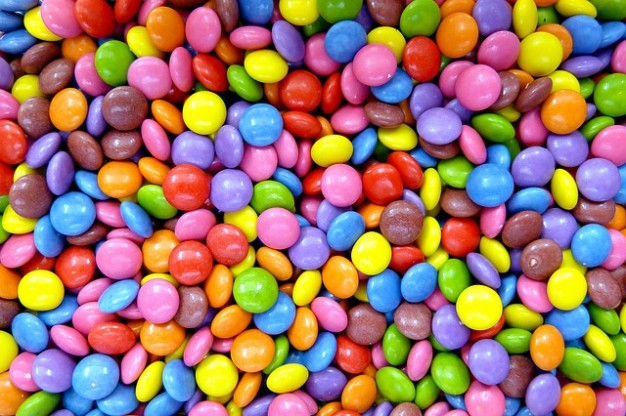
#> input picture imagesTP/confiserie-smarties-lentilles_121-50838.jpg, 626 x 416 px
$ python IHLS.py
#> lines starting #> are read from the running program, lines starting #| are printed output that depends on the picture
from math import acos, pi, sqrt
import cv2
import numpy as np
from matplotlib import pyplot as plt

def calculate_ihls(red_value: float, green_value: float, blue_value: float) -> tuple[float, float, float]:
    """
    Permet de calculer les valeurs 'hue', 'luminosity'
    :param red_value:
    :param green_value:
    :param blue_value:
    :return:
    """
    # Permet de calculer les différents canaux de
    # l'espace de couleur IHSL avec les formules du
    # cours
    luminosity = float(0.2126 * red_value + 0.7152 * green_value + 0.0722 * blue_value)*255
    saturation = float(max(red_value, green_value, blue_value) - min(red_value, green_value, blue_value))*255
    hue = -1.0
    if red_value == green_value and green_value == blue_value:
        hue = 0.0
    else:
        denominator_value = (red_value ** 2) + (green_value ** 2) + (blue_value ** 2) - (red_value * green_value) - (red_value * blue_value) - (blue_value * green_value)
        total = ((red_value - (green_value / 2) - (blue_value / 2)) / (sqrt(denominator_value)))
        if total > 1:
            total = 1.0
        elif total < -1:
            total = -1.0
        hue = acos(total)
        hue = hue*(180/pi)
    if blue_value > green_value:
        hue = 360.0 - hue
    return hue, luminosity, saturation

def rgb2ihls(image):
  new_image = np.zeros_like(image)
  for i, j, color in np.ndindex(image.shape):
    colors = image[i][j]
    ihls_color = calculate_ihls(colors[0]/255.0, colors[1]/255.0, colors[2]/255.0)
    new_image[i][j] = list(ihls_color)
  return new_image

image = cv2.imread('imagesTP/confiserie-smarties-lentilles_121-50838.jpg')
#> image is the input picture: shape (416, 626, 3); mean B, G, R 102.6, 118.4, 158.6
image = cv2.cvtColor(image, cv2.COLOR_BGR2RGB)
imageIHLS = rgb2ihls(image)
#> the loop in rgb2ihls, `for i, j, color in np.ndindex(image.shape):` made 781248 passes
#> (colors, luminosity in calculate_ihls, saturation in calculate_ihls, denominator_value in calculate_ihls, hue in calculate_ihls, ihls_color) on passes 1 to 3: ([119, 188, 255], 178.2, 136, 0.213, 209.5, (209.5, 178.2, 136)), ([119, 188, 255], 178.2, 136, 0.213, 209.5, (209.5, 178.2, 136)), ([119, 188, 255], 178.2, 136, 0.213, 209.5, (209.5, 178.2, 136))
#> after the loop in rgb2ihls, `for i, j, color in np.ndindex(image.shape):`:
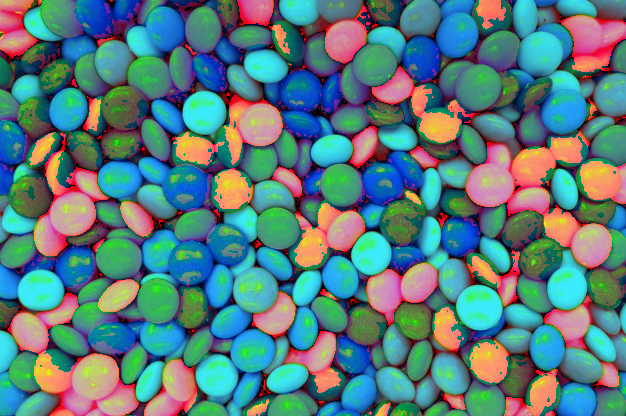
#> new_image: shape (416, 626, 3); mean R, G, B 89.3, 125.3, 127

hue, luminosity, saturation = cv2.split(imageIHLS)
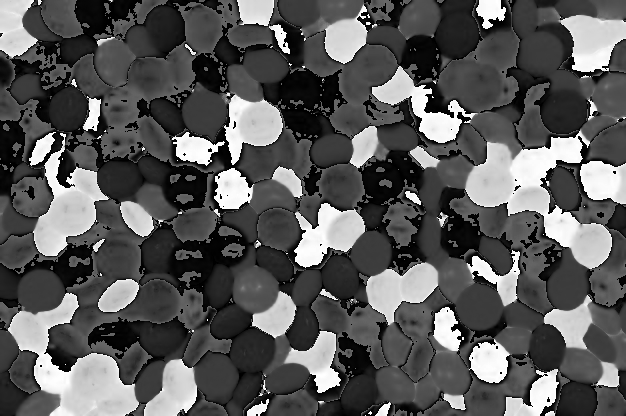
#> hue: shape (416, 626); min 0, max 255, mean 89.3
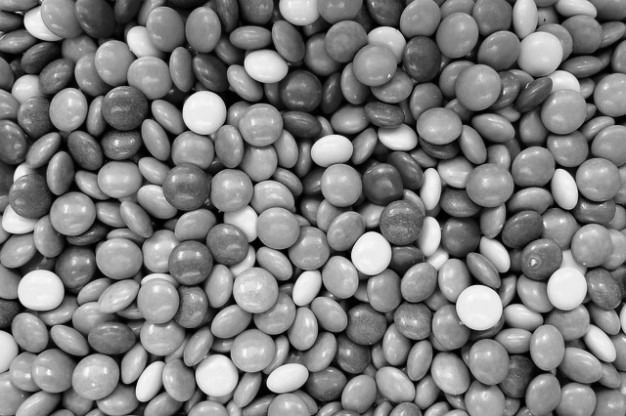
#> luminosity: shape (416, 626); min 0, max 252, mean 125.3
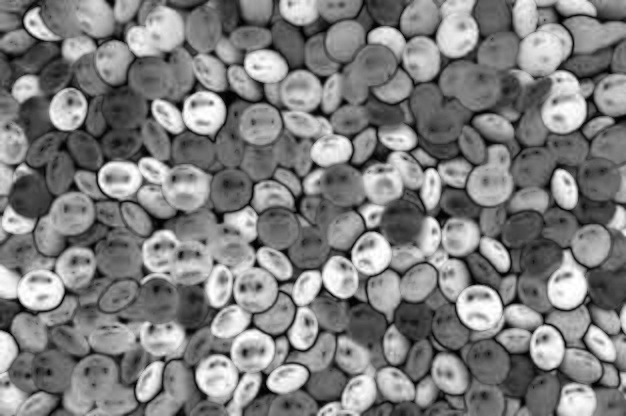
#> saturation: shape (416, 626); min 0, max 255, mean 127

plt.figure()
plt.subplot(2,2,1)
plt.imshow(image)
plt.axis("off")
plt.title("Image RGB")

plt.subplot(2,2,2)
plt.imshow(hue, cmap="hsv")
plt.axis("off")
plt.title("Teinte")

plt.subplot(2,2,3)
plt.imshow(saturation, cmap='gray')
plt.axis("off")
plt.title("Saturation")

plt.subplot(2,2,4)
plt.imshow(luminosity, cmap='gray')
plt.axis("off")
plt.title("Luminosité")

plt.show()

$ run again, with imagesTP/DJI_0009P.JPG copied over imagesTP/confiserie-smarties-lentilles_121-50838.jpg
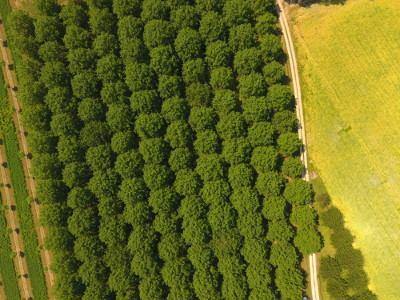
#> input picture imagesTP/DJI_0009P.JPG, 400 x 300 px
#> image is the input picture: shape (300, 400, 3); mean B, G, R 32.1, 110.5, 108
#> the loop in rgb2ihls, `for i, j, color in np.ndindex(image.shape):` made 360000 passes
#> (colors, luminosity in calculate_ihls, saturation in calculate_ihls, denominator_value in calculate_ihls, hue in calculate_ihls, ihls_color) on passes 1 to 3: ([94, 105, 26], 96.96, 79, 0.0845, 67.38, (67.38, 96.96, 79)), ([94, 105, 26], 96.96, 79, 0.0845, 67.38, (67.38, 96.96, 79)), ([94, 105, 26], 96.96, 79, 0.0845, 67.38, (67.38, 96.96, 79))
#> after the loop in rgb2ihls, `for i, j, color in np.ndindex(image.shape):`:
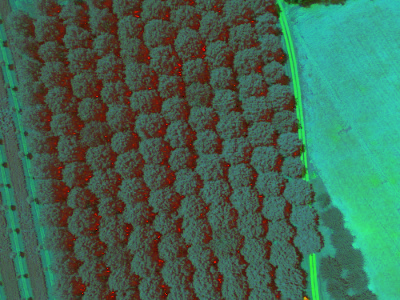
#> new_image: shape (300, 400, 3); mean R, G, B 65.5, 103.8, 83.6
#> `hue, luminosity, saturation = cv2.split(imageIHLS)`:
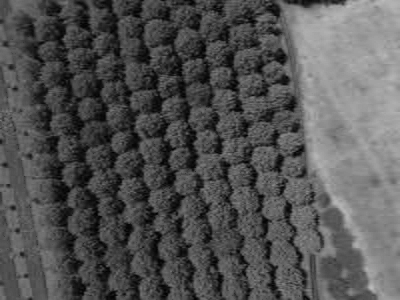
#> saturation: shape (300, 400); min 0, max 189, mean 83.6

$ run again, with imagesTP/EtretatP.jpg copied over imagesTP/confiserie-smarties-lentilles_121-50838.jpg
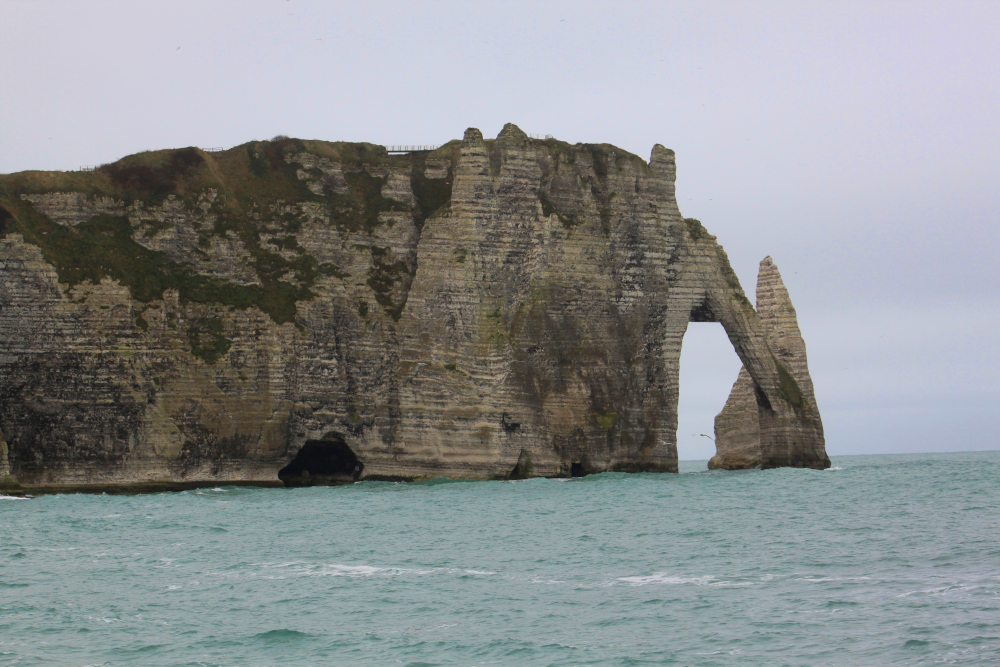
#> input picture imagesTP/EtretatP.jpg, 1000 x 667 px
#> image is the input picture: shape (667, 1000, 3); mean B, G, R 143.2, 142, 138.1
#> the loop in rgb2ihls, `for i, j, color in np.ndindex(image.shape):` made 2001000 passes
#> (colors, luminosity in calculate_ihls, saturation in calculate_ihls, denominator_value in calculate_ihls, hue in calculate_ihls, ihls_color) on passes 1 to 3: ([210, 207, 216], 208.3, 9, 0.000969, 259.1, (259.1, 208.3, 9)), ([210, 207, 216], 208.3, 9, 0.000969, 259.1, (259.1, 208.3, 9)), ([210, 207, 216], 208.3, 9, 0.000969, 259.1, (259.1, 208.3, 9))
#> after the loop in rgb2ihls, `for i, j, color in np.ndindex(image.shape):`:
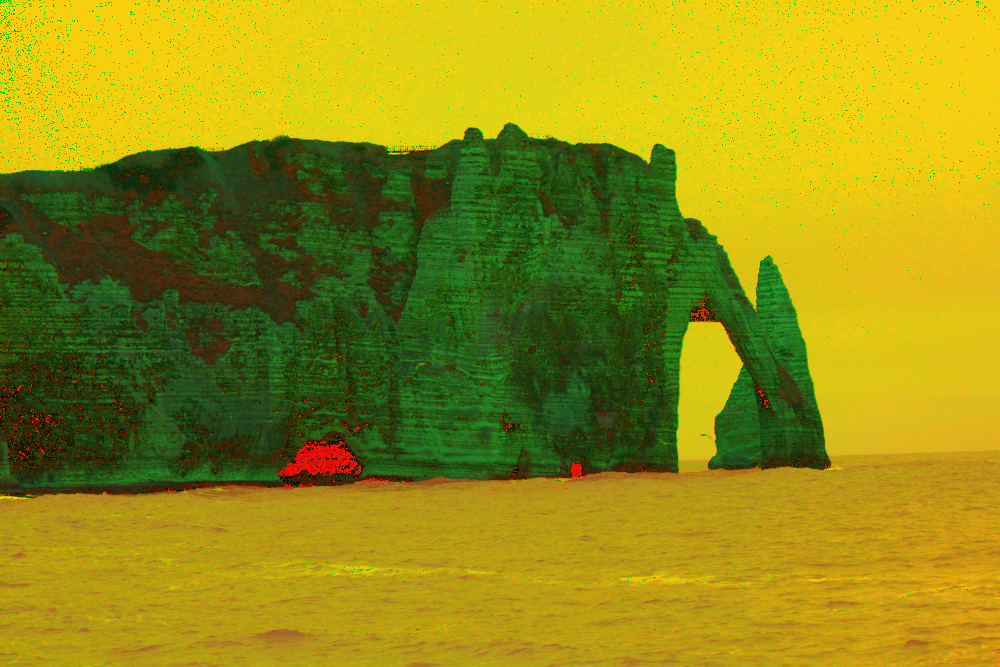
#> new_image: shape (667, 1000, 3); mean R, G, B 147.4, 140.8, 18.9
#> `hue, luminosity, saturation = cv2.split(imageIHLS)`:
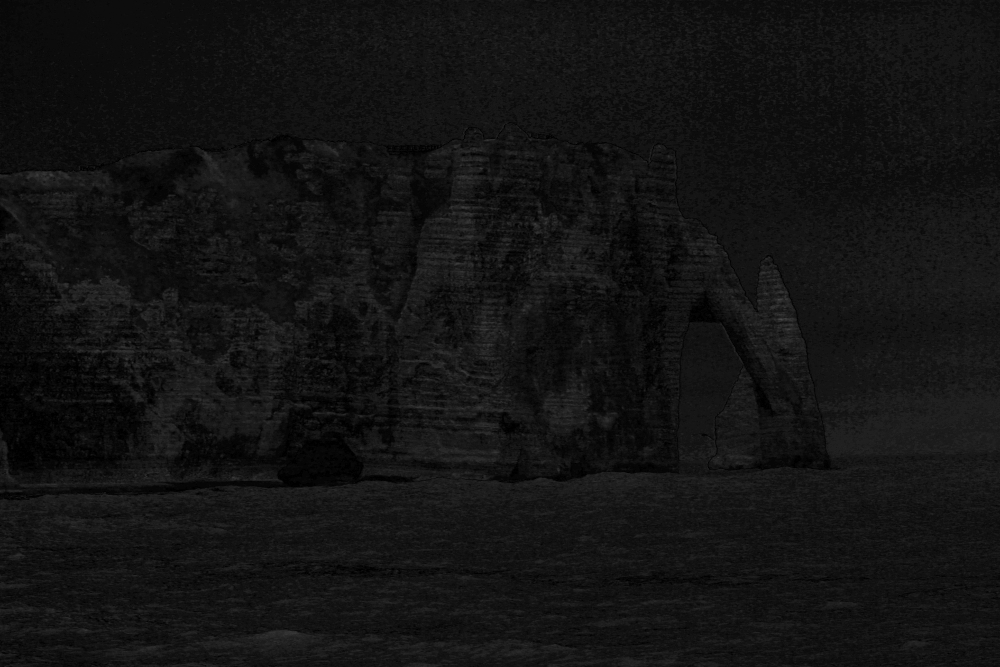
#> saturation: shape (667, 1000); min 0, max 75, mean 18.9
